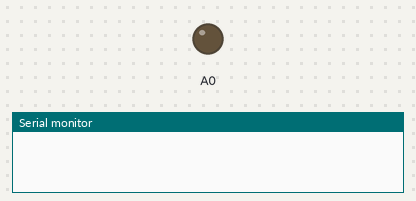
Simulated run of this sketch. Board: Arduino Uno R4 Minima. Shown: output pins drawn as LEDs (lit = HIGH), the last lines printed to the serial monitor.

Above: at 0.05 s.
At 8.0 s:
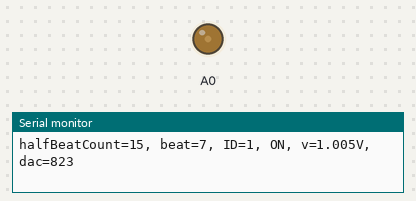
At 15.95 s:
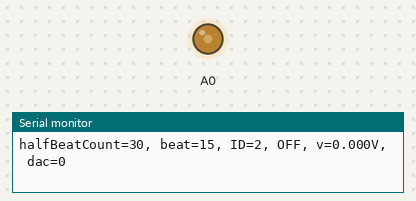
At 32.0 s:
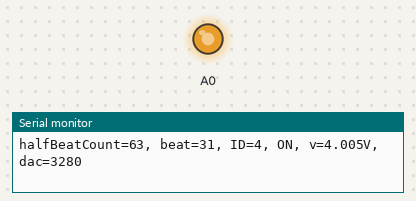
Timing chart, 0 to 41.6 s (numbered marks = the images above):
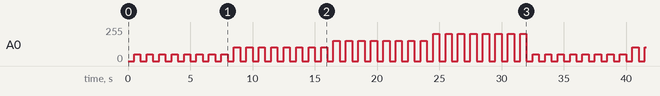

The sketch:

multi_vale_test.ino
```cpp
#include <Arduino.h>

// DAC output on Arduino UNO R4 WiFi (A0 / DAC)
const uint8_t DAC_PIN = DAC;

// Timing: 60 BPM -> 1 beat = 1000 ms, half-beat = 500 ms
const unsigned long HALF_BEAT_MS = 500UL;

// Valutage midpoints calculated from docs/04_memo/valutage.md
const float MID_VOLTAGES[4] = {
  (0.51f + 1.50f) / 2.0f, // ID 1 midpoint ~1.005 V
  (1.51f + 2.50f) / 2.0f, // ID 2 midpoint ~2.005 V
  (2.51f + 3.50f) / 2.0f, // ID 3 midpoint ~3.005 V
  (3.51f + 4.50f) / 2.0f  // ID 4 midpoint ~4.005 V
};

unsigned long lastToggleMs = 0;
unsigned long halfBeatCount = 0; // increments every half-beat
bool outputOn = false;
unsigned long lastDebugMs = 0;
const unsigned long DEBUG_INTERVAL_MS = 500UL;

int voltageToDacValue(float voltage) {
  if (voltage <= 0.0f) return 0;
  const float maxVoltage = 5.0f;
  const int maxDac = (1 << 12) - 1; // 12-bit resolution -> 4095
  int v = (int)roundf((voltage / maxVoltage) * maxDac);
  if (v < 0) v = 0;
  if (v > maxDac) v = maxDac;
  return v;
}

void setup() {
  Serial.begin(115200);
  analogWriteResolution(12);
  pinMode(DAC_PIN, OUTPUT);
  analogWrite(DAC_PIN, 0);
  lastToggleMs = millis();
}

void loop() {
  unsigned long now = millis();

  if (now - lastToggleMs >= HALF_BEAT_MS) {
    lastToggleMs += HALF_BEAT_MS;
    outputOn = !outputOn;
    halfBeatCount++;
    // compute current beat number and ID
    unsigned long beatNumber = halfBeatCount / 2; // integer beats
    unsigned int idIndex = (unsigned int)((beatNumber / 8) % 4); // 0..3

    float outVoltage = 0.0f;
    if (outputOn) {
      outVoltage = MID_VOLTAGES[idIndex];
    }

    int dacValue = voltageToDacValue(outVoltage);
    analogWrite(DAC_PIN, dacValue);

    if (now - lastDebugMs >= DEBUG_INTERVAL_MS) {
      Serial.print("halfBeatCount="); Serial.print(halfBeatCount);
      Serial.print(", beat="); Serial.print(beatNumber);
      Serial.print(", ID="); Serial.print(idIndex + 1);
      Serial.print(outputOn ? ", ON, v=" : ", OFF, v="); Serial.print(outVoltage, 3);
      Serial.print("V, dac="); Serial.println(dacValue);
      lastDebugMs = now;
    }
  }
}
```

Measured:
- by itself, A0: moves between 0/255 and 204/255, repeating every 32.0 s
